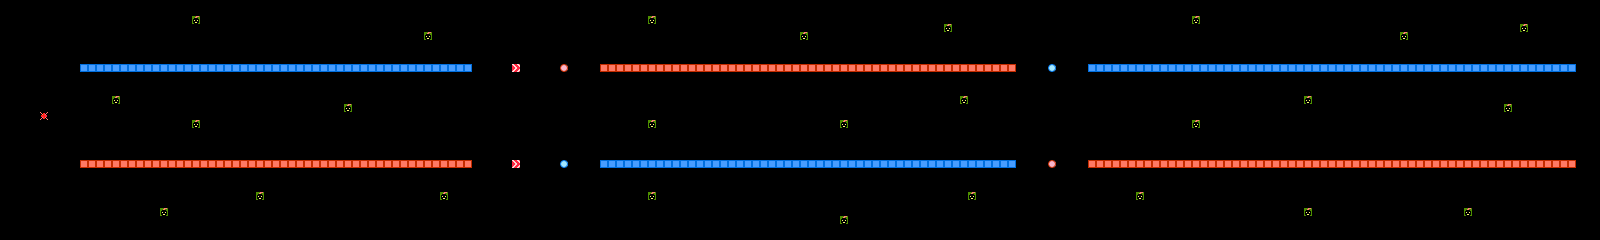

This is a level from a 2D game, rendered from its Tiled map with the project's own tilesets. A one-line summary and the map file follow, with tile-layer data summarised:
An orthogonal 200x30 tile map with 8x8 px tiles, 1 tile layer (layer), 2 tilesets.

<map version="1.0" orientation="orthogonal" width="200" height="30" tilewidth="8" tileheight="8">
 <tileset firstgid="1" name="chip" tilewidth="8" tileheight="8">
  <image source="chip.png" width="128" height="128" />
 </tileset>
 <tileset firstgid="257" name="chip" tilewidth="8" tileheight="8">
  <image source="../chip.png" width="128" height="128" />
 </tileset>
 <layer name="layer" width="200" height="30">
  <properties>
   <property name="object" value="true" />
  </properties>
  <data>[6000 cells, 357 non-empty, 7 distinct tile ids]</data>
 </layer>
</map>
